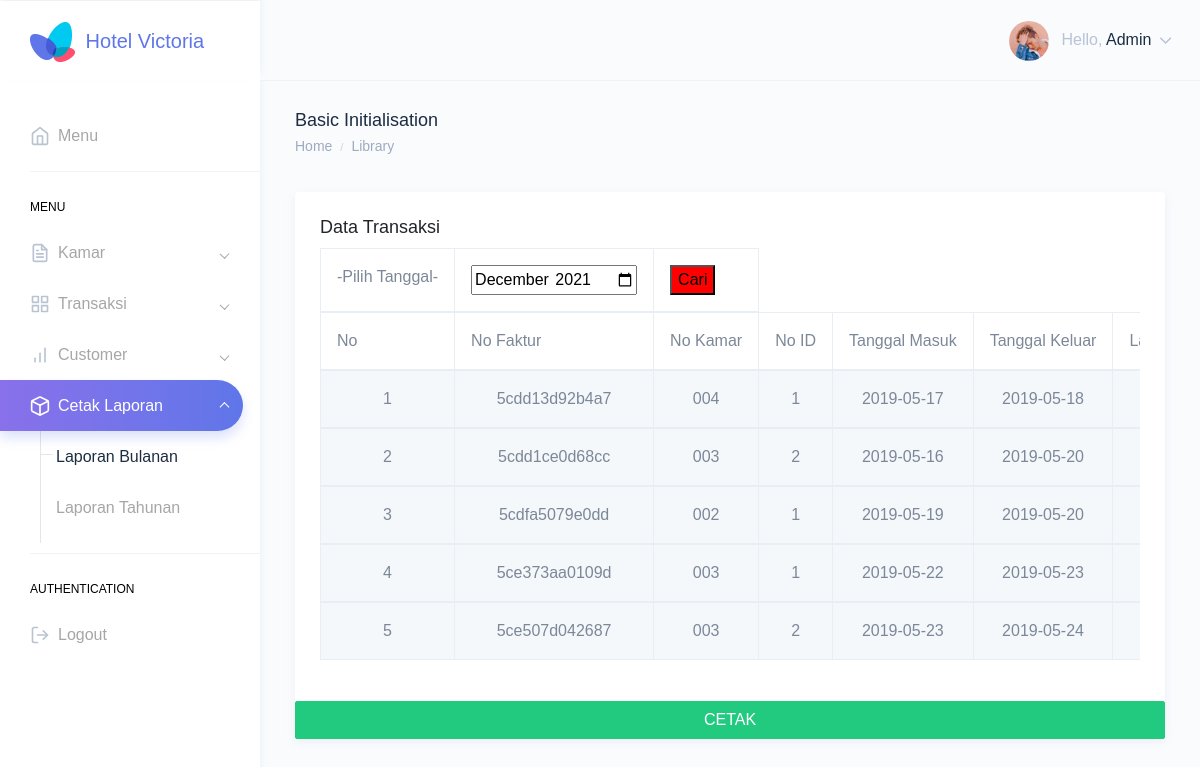
The app's page /admin/laporanperbulan.php with its own data.
### tables this page shows
CREATE TABLE IF NOT EXISTS `transaksi` (
  `No_Faktur` varchar(50) NOT NULL,
  `No_Kamar` char(15) NOT NULL,
  `id_pelanggan` varchar(11) NOT NULL,
  `tgl_masuk` date DEFAULT NULL,
  `tgl_keluar` date DEFAULT NULL,
  `lama_menginap` int(11) NOT NULL,
  `Tarif` varchar(50) NOT NULL,
  `Nama` varchar(50) NOT NULL,
  `Telpon` varchar(50) NOT NULL,
  `Email` varchar(50) NOT NULL,
  `pesan` text NOT NULL
);

### admin/laporanperbulan.php (the view, shortened to what this page needs)
<!DOCTYPE html>
<html lang="zxx">
<head>
<?php include '../admin/template/headAdmin.php';?>
</head>
<?php include '../admin/template/headerAdmin.php';?>
<?php include '../admin/template/sidebarAdmin.php';?>
<body>
        <div class="page-wrapper">
            <div class="page-breadcrumb">
                <div class="row">
                      <div class="col-7 align-self-center">
                        <h4 class="page-title text-truncate text-dark font-weight-medium mb-1">Basic Initialisation</h4>
                          <div class="d-flex align-items-center">
                            <nav aria-label="breadcrumb">
                                <ol class="breadcrumb m-0 p-0">
                                    <li class="breadcrumb-item"><a href="index.html" class="text-muted">Home</a></li>
                                    <li class="breadcrumb-item text-muted active" aria-current="page">Library</li>
                                </ol>
                            </nav>
                          </div>
                      </div>
                </div>
            </div>
            <div class="container-fluid">
                <div class="row">
                    <div class="col-12">
                        <div class="card">
                            <div class="card-body">
                                <h4 class="card-title">Data Transaksi</h4>
                                <div class="table-responsive">
                                  <div class="table-responsive">
                                      <?php $bln_ini=date("Y-m");?>
                                      <table id="zero_config" class="table table-striped table-bordered no-wrap">
                                          <thead>
                                          <form method="POST" action="">
                                                      <td>-Pilih Tanggal-</td><td><input type="month" name="bln_ini" value="<?php echo $bln_ini; ?>"></td>
                                                      <td><button type="submit" name="cari" style="background-color: red;">Cari</td>
                                                    </form>
                                              <tr>
                                                  <th>No</th>
                                                  <th>No Faktur</th>
                                                  <th>No Kamar</th>
                                                  <th>No ID</th>
                                                  <th>Tanggal Masuk</th>
                                                  <th>Tanggal Keluar</th>
                                                  <th>Lama Menginap</th>
                                              </tr>
                                          </thead>
                                          <?php
                                              include "koneksi.php";
                                              if (isset($_POST['cari'])){
                                                $bln=$_POST['bln_ini'];
                                                $sql= mysqli_query($con, "select * from transaksi where transaksi.tgl_masuk LIKE '%$_POST[bln_ini]%'");
                                                }else{
                                              $sql = mysqli_query($con,"select * from transaksi");
                                              }
                                              $no=1;
                                              while($row=mysqli_fetch_array($sql)){
                                            ?>
                                          <tbody>
                                            <tr>
                                              <td align="center"><?php echo $no; ?></td>
                                              <td align="center"><?php echo $row['No_Faktur'] ?> </td>
                                              <td align="center"><?php echo $row['No_Kamar'] ?> </td>
                                              <td align="center"><?php echo $row['id_pelanggan'] ?> </td>
                                              <td align="center"><?php echo $row['tgl_masuk'] ?> </td>
                                              <td align="center"><?php echo $row['tgl_keluar'] ?> </td>
                                              <td align="center"><?php echo $row['lama_menginap'] ?> </td>
                                            </tr>
                                          </tbody>
                                          <?php
                                            $no++;
                                            }
                                          ?>
                                      </table>
                                  </div>
                                </div>
                            </div>
                            <td align="center">
                            <a href="cetakperbulan.php?module=cetakperbulan&bln_ini=<?php echo $_POST['bln_ini'];?>" class="btn btn-success">CETAK</a>
                        </div>
                    </div>
                </div>
            </div>
        </div>
</body>
</html>

### records on screen
transaksi: No_Faktur "5cdd13d92b4a7", No_Kamar "004", id_pelanggan "1", tgl_masuk "2019-05-17", tgl_keluar "2019-05-18"
transaksi: No_Faktur "5cdd1ce0d68cc", No_Kamar "003", id_pelanggan "2", tgl_masuk "2019-05-16", tgl_keluar "2019-05-20"
transaksi: No_Faktur "5cdfa5079e0dd", No_Kamar "002", id_pelanggan "1", tgl_masuk "2019-05-19", tgl_keluar "2019-05-20"
transaksi: No_Faktur "5ce373aa0109d", No_Kamar "003", id_pelanggan "1", tgl_masuk "2019-05-22", tgl_keluar "2019-05-23"
transaksi: No_Faktur "5ce507d042687", No_Kamar "003", id_pelanggan "2", tgl_masuk "2019-05-23", tgl_keluar "2019-05-24"
